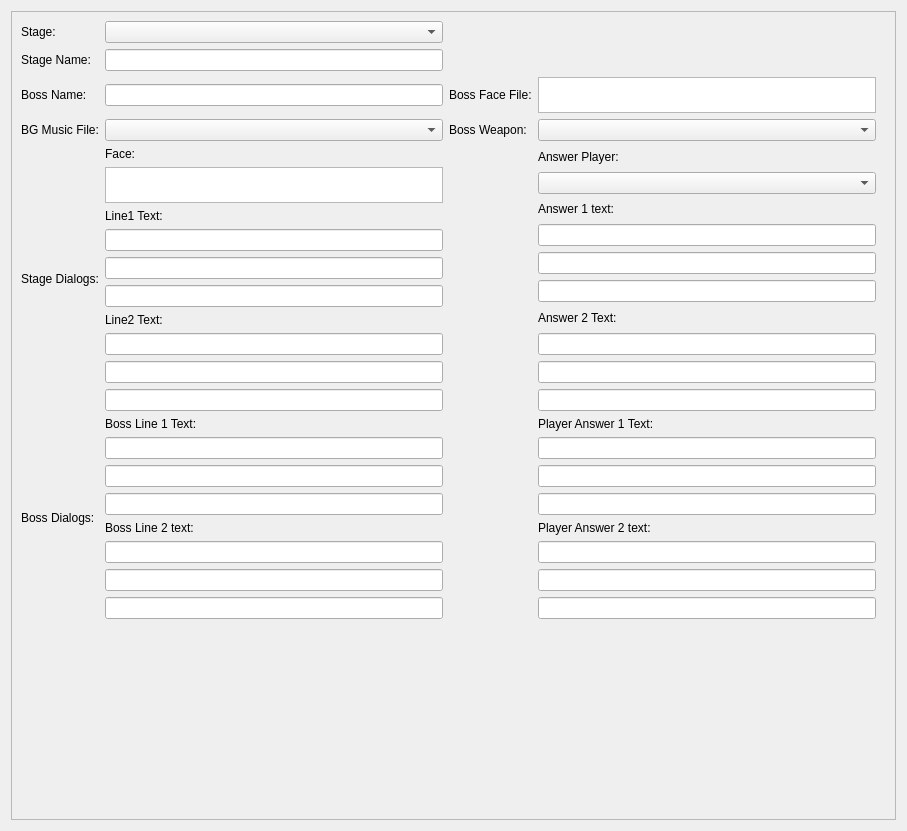
<?xml version="1.0" encoding="UTF-8"?>
<ui version="4.0">
 <class>stage_edit</class>
 <widget class="QWidget" name="stage_edit">
  <property name="geometry">
   <rect>
    <x>0</x>
    <y>0</y>
    <width>907</width>
    <height>831</height>
   </rect>
  </property>
  <property name="windowTitle">
   <string>Form</string>
  </property>
  <layout class="QGridLayout" name="gridLayout">
   <item row="0" column="0">
    <widget class="QScrollArea" name="scrollArea">
     <property name="widgetResizable">
      <bool>true</bool>
     </property>
     <widget class="QWidget" name="scrollAreaWidgetContents">
      <property name="geometry">
       <rect>
        <x>0</x>
        <y>0</y>
        <width>893</width>
        <height>817</height>
       </rect>
      </property>
      <layout class="QGridLayout" name="gridLayout_2">
       <item row="0" column="0">
        <layout class="QGridLayout" name="gridLayout_4">
         <property name="rightMargin">
          <number>10</number>
         </property>
         <property name="bottomMargin">
          <number>10</number>
         </property>
         <item row="4" column="0">
          <widget class="QLabel" name="label_13">
           <property name="text">
            <string>BG Music File:</string>
           </property>
          </widget>
         </item>
         <item row="4" column="1">
          <widget class="QComboBox" name="stages_tab_bgmusic_combo"/>
         </item>
         <item row="0" column="0">
          <widget class="QLabel" name="label_48">
           <property name="text">
            <string>Stage:</string>
           </property>
          </widget>
         </item>
         <item row="0" column="1">
          <widget class="QComboBox" name="stages_tab_stage_combo"/>
         </item>
         <item row="2" column="2">
          <widget class="QLabel" name="label_12">
           <property name="text">
            <string>Boss Face File:</string>
           </property>
          </widget>
         </item>
         <item row="2" column="3">
          <widget class="QListWidget" name="stages_tab_bossfaces_view">
           <property name="maximumSize">
            <size>
             <width>16777215</width>
             <height>36</height>
            </size>
           </property>
           <property name="iconSize">
            <size>
             <width>32</width>
             <height>32</height>
            </size>
           </property>
          </widget>
         </item>
         <item row="1" column="0">
          <widget class="QLabel" name="label_49">
           <property name="text">
            <string>Stage Name:</string>
           </property>
          </widget>
         </item>
         <item row="1" column="1">
          <widget class="QLineEdit" name="stages_tab_stage_name_lineedit"/>
         </item>
         <item row="5" column="0">
          <widget class="QLabel" name="label_50">
           <property name="text">
            <string>Stage Dialogs:</string>
           </property>
          </widget>
         </item>
         <item row="7" column="0">
          <spacer name="verticalSpacer_2">
           <property name="orientation">
            <enum>Qt::Vertical</enum>
           </property>
           <property name="sizeHint" stdset="0">
            <size>
             <width>20</width>
             <height>40</height>
            </size>
           </property>
          </spacer>
         </item>
         <item row="2" column="0">
          <widget class="QLabel" name="label_8">
           <property name="text">
            <string>Boss Name:</string>
           </property>
          </widget>
         </item>
         <item row="2" column="1">
          <widget class="QLineEdit" name="stages_tab_bossname_lineedit"/>
         </item>
         <item row="5" column="1">
          <layout class="QVBoxLayout" name="verticalLayout_7">
           <item>
            <widget class="QLabel" name="label_9">
             <property name="text">
              <string>Face:</string>
             </property>
            </widget>
           </item>
           <item>
            <widget class="QListWidget" name="dialogs_line1_face">
             <property name="enabled">
              <bool>true</bool>
             </property>
             <property name="maximumSize">
              <size>
               <width>16777215</width>
               <height>36</height>
              </size>
             </property>
             <property name="iconSize">
              <size>
               <width>32</width>
               <height>32</height>
              </size>
             </property>
            </widget>
           </item>
           <item>
            <widget class="QLabel" name="label_51">
             <property name="text">
              <string>Line1 Text:</string>
             </property>
            </widget>
           </item>
           <item>
            <widget class="QLineEdit" name="dialogs_line1_text1"/>
           </item>
           <item>
            <widget class="QLineEdit" name="dialogs_line1_text2"/>
           </item>
           <item>
            <widget class="QLineEdit" name="dialogs_line1_text3"/>
           </item>
           <item>
            <widget class="QLabel" name="label_53">
             <property name="text">
              <string>Line2 Text:</string>
             </property>
            </widget>
           </item>
           <item>
            <widget class="QLineEdit" name="dialogs_line2_text1"/>
           </item>
           <item>
            <widget class="QLineEdit" name="dialogs_line2_text2"/>
           </item>
           <item>
            <widget class="QLineEdit" name="dialogs_line2_text3"/>
           </item>
          </layout>
         </item>
         <item row="5" column="3">
          <layout class="QVBoxLayout" name="verticalLayout_8">
           <item>
            <widget class="QLabel" name="label_54">
             <property name="text">
              <string>Answer Player:</string>
             </property>
            </widget>
           </item>
           <item>
            <widget class="QComboBox" name="dialogs_answer1_player"/>
           </item>
           <item>
            <widget class="QLabel" name="label_55">
             <property name="text">
              <string>Answer 1 text:</string>
             </property>
            </widget>
           </item>
           <item>
            <widget class="QLineEdit" name="dialogs_answer1_text1"/>
           </item>
           <item>
            <widget class="QLineEdit" name="dialogs_answer1_text2"/>
           </item>
           <item>
            <widget class="QLineEdit" name="dialogs_answer1_text3"/>
           </item>
           <item>
            <widget class="QLabel" name="label_57">
             <property name="text">
              <string>Answer 2 Text:</string>
             </property>
            </widget>
           </item>
           <item>
            <widget class="QLineEdit" name="dialogs_answer2_text1"/>
           </item>
           <item>
            <widget class="QLineEdit" name="dialogs_answer2_text2"/>
           </item>
           <item>
            <widget class="QLineEdit" name="dialogs_answer2_text3"/>
           </item>
          </layout>
         </item>
         <item row="4" column="2">
          <widget class="QLabel" name="label_63">
           <property name="text">
            <string>Boss Weapon:</string>
           </property>
          </widget>
         </item>
         <item row="4" column="3">
          <widget class="QComboBox" name="stage_boss_weapon_combo"/>
         </item>
         <item row="6" column="0">
          <widget class="QLabel" name="label_20">
           <property name="text">
            <string>Boss Dialogs:</string>
           </property>
          </widget>
         </item>
         <item row="6" column="1">
          <layout class="QVBoxLayout" name="verticalLayout_12">
           <item>
            <widget class="QLabel" name="label_21">
             <property name="text">
              <string>Boss Line 1 Text:</string>
             </property>
            </widget>
           </item>
           <item>
            <widget class="QLineEdit" name="boss_dialog_text1_line1"/>
           </item>
           <item>
            <widget class="QLineEdit" name="boss_dialog_text1_line2"/>
           </item>
           <item>
            <widget class="QLineEdit" name="boss_dialog_text1_line3"/>
           </item>
           <item>
            <widget class="QLabel" name="label_24">
             <property name="text">
              <string>Boss Line 2 text:</string>
             </property>
            </widget>
           </item>
           <item>
            <widget class="QLineEdit" name="boss_dialog_text2_line1"/>
           </item>
           <item>
            <widget class="QLineEdit" name="boss_dialog_text2_line2"/>
           </item>
           <item>
            <widget class="QLineEdit" name="boss_dialog_text2_line3"/>
           </item>
          </layout>
         </item>
         <item row="6" column="3">
          <layout class="QVBoxLayout" name="verticalLayout">
           <item>
            <widget class="QLabel" name="label">
             <property name="text">
              <string>Player Answer 1 Text:</string>
             </property>
            </widget>
           </item>
           <item>
            <widget class="QLineEdit" name="boss_dialog_answer1_line1"/>
           </item>
           <item>
            <widget class="QLineEdit" name="boss_dialog_answer1_line2"/>
           </item>
           <item>
            <widget class="QLineEdit" name="boss_dialog_answer1_line3"/>
           </item>
           <item>
            <widget class="QLabel" name="label_2">
             <property name="text">
              <string>Player Answer 2 text:</string>
             </property>
            </widget>
           </item>
           <item>
            <widget class="QLineEdit" name="boss_dialog_answer2_line1"/>
           </item>
           <item>
            <widget class="QLineEdit" name="boss_dialog_answer2_line2"/>
           </item>
           <item>
            <widget class="QLineEdit" name="boss_dialog_answer2_line3"/>
           </item>
          </layout>
         </item>
        </layout>
       </item>
      </layout>
     </widget>
    </widget>
   </item>
  </layout>
 </widget>
 <resources/>
 <connections/>
</ui>
